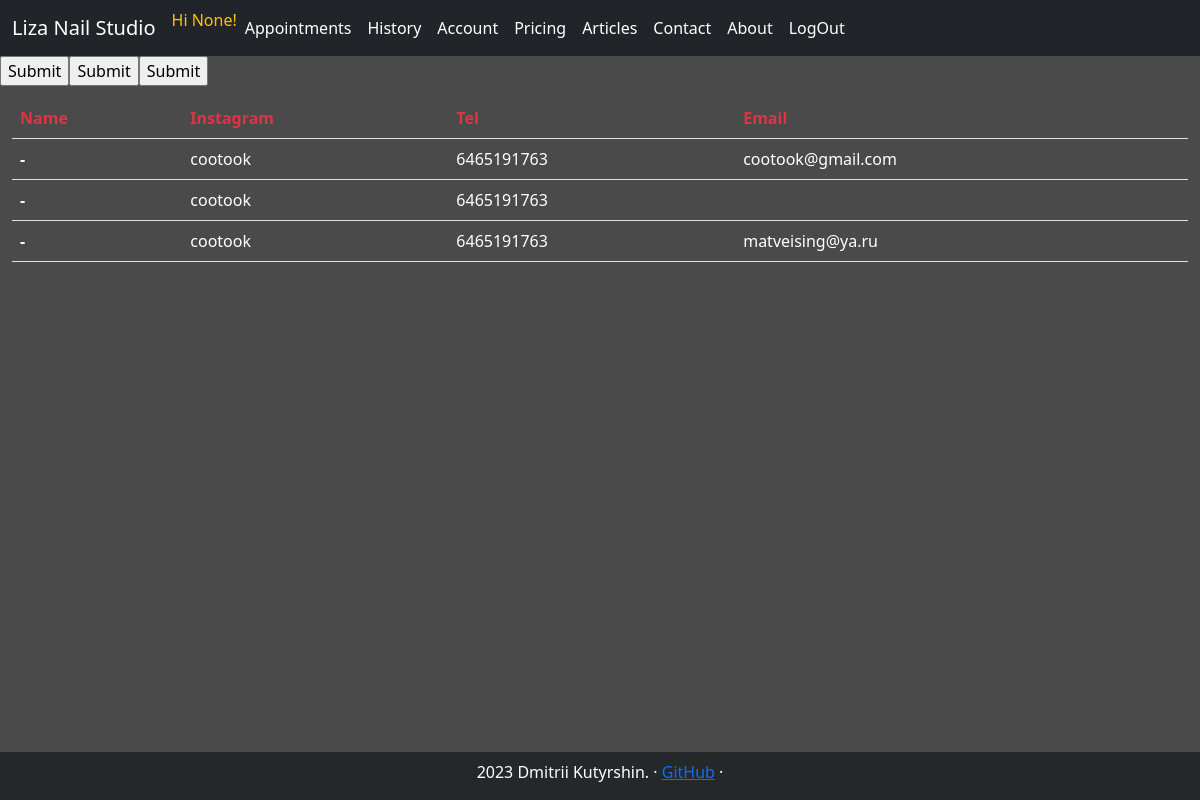
The app's page /clients/ (signed in), older data.
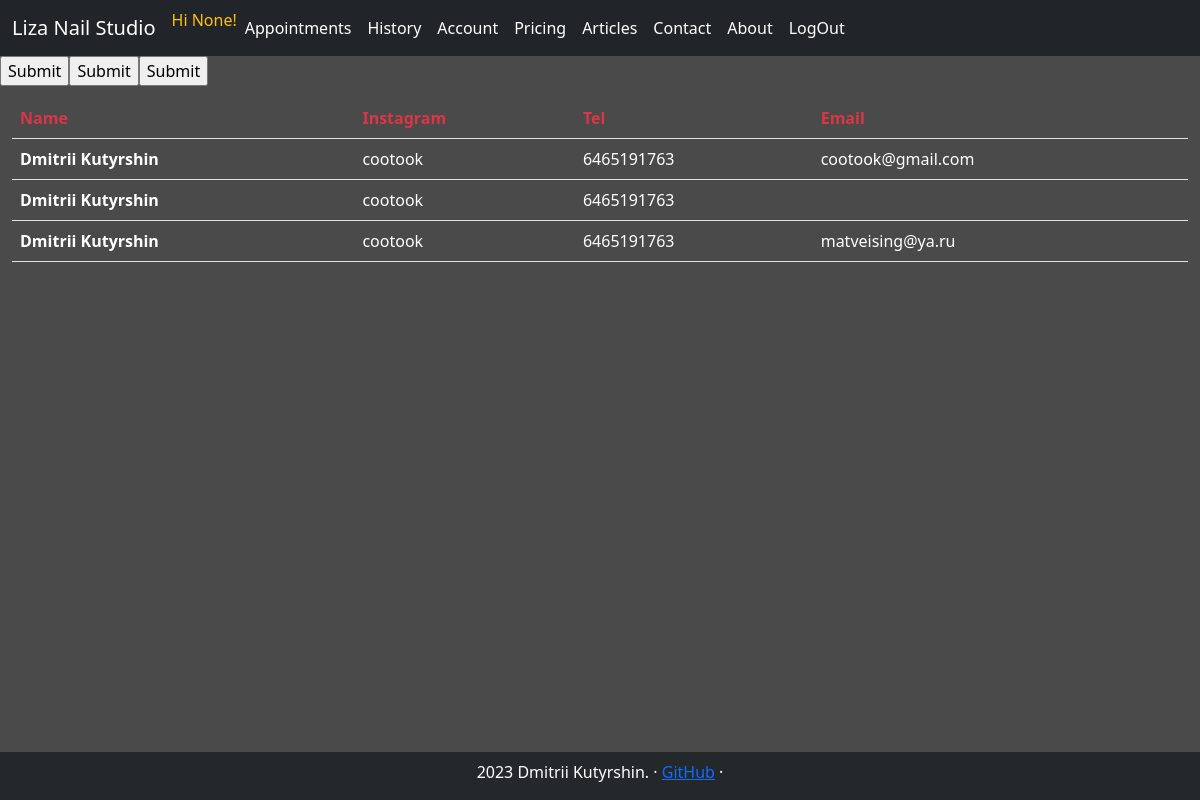
The same page, newer data.
### tables this page shows
CREATE TABLE users (id INTEGER PRIMARY KEY, is_admin INT, is_clerck INT ,  name TEXT, email TEXT, lang TEXT, instagram TEXT, tel TEXT, is_subscribed_promo INT, avatar TEXT);

### studio_app/webapp.py (the view, shortened to what this page needs)
@app.route("/clients/", methods=["GET", "POST"])
@login_required
@admin_only
def clients():
    try:
        con = sqlite3.connect("./db.db")
        cur = con.cursor()
        clients_db = cur.execute("SELECT name, instagram, tel, email FROM users").fetchall()
        clients = list()
        for client in clients_db:
            client_new = list()
            for el in client:
                el = "-" if el == None else el
                client_new.append(el)
            clients.append(client_new)
        print(clients)
    except Exception as er:
        con.close()
        print("##/clients/ --db connection")
        print(er)
        return  render_template("apology.html", error_message="Something went wrong")
    return render_template("clients.html", clients=clients)

### studio_app/helpers.py (called while the page is built)
def admin_only(f):
    @wraps(f)
    def decorated_function(*args, **kwargs):
        if session.get("is_admin")==0:
            return redirect("/")
        return f(*args, **kwargs)
    return decorated_function

def login_required(f):
    @wraps(f)
    def decorated_function(*args, **kwargs):
        if session.get("user_id") is None:
            return redirect("/signin")
        return f(*args, **kwargs)
    return decorated_function

### studio_app/webapp.py (called while the page is built)
@app.context_processor
def inject_navbar_items():
    return dict(navbar_menu=navbar_items)

@app.context_processor
def inject_navbar_items_not_loged_in():
    return dict(navbar_menu_not_loged_in=navbar_items_not_loged_in)

@app.context_processor
def inject_navbar_items_admin():
    return dict(navbar_items_admin=navbar_items_admin)

### studio_app/templates/clients.html (shortened to what this page needs)
{% extends "layout.html" %}
{% block content %}
<table class="table">
    <thead>
      <tr class="text-danger">
        <th scope="col">Name</th>
        <th scope="col">Instagram</th>
        <th scope="col">Tel</th>
        <th scope="col">Email</th>
      </tr>
    </thead>
    <tbody class="text-white">
        {% for client in clients %}
        <form>
            <input type="submit">
            <tr class="my-table-hover">
                <th scope="row">{{client[0]}}</th>
                <td>{{client[1]}}</td>
                <td>{{client[2]}}</td>
                <td>{{client[3]}}</td>
            </tr>
        </form>
        {% endfor %}
    </tbody>
  </table>
{% endblock %}

### studio_app/templates/layout.html (shortened to what this page needs)
<!doctype html>
<html lang="en">
  <head>
<link href="{{ url_for('static', filename='/css/bootstrap.min.css') }}" rel="stylesheet">
<link href="{{ url_for('static', filename='/css/style.css') }}" rel="stylesheet">
  </head>
  <body>
        <header>
          <nav class="navbar navbar-expand-md navbar-dark fixed--top bg-dark">
            <div class="container-fluid">
            <a class="navbar-brand" href="/">Liza Nail Studio</a>
            <div class="collapse navbar-collapse" id="navbarCollapse">
                <ul class="navbar-nav me-auto mb-2 mb-md-0">
                  {% include 'header_navbar.html' %}
                </ul>
            </div>
            </div>
        </nav>
        </header>
        <main>
            {% block content %}
            {% endblock %}
        </main>
        <footer class="footer">
          <p> 2023 Dmitrii Kutyrshin. &middot; <a href="https://github.com/cootook">GitHub</a> &middot; </p>
        </footer>
  </body>
</html>

### studio_app/templates/header_navbar.html (shortened to what this page needs)
{% if session.get("user_id") %}
    {% if session.get("name") %}
        <span class="font-weight-light text-warning">Hi {{session.get("name")}}!</span>
    {% else %}
        <span class="font-weight-light text-warning">Hi {{session.get("instagram")}}!</span>
    {% endif %}
        {% if session.get("is_admin")==1 %}
            {% for navbar_item in navbar_items_admin %}
            <li class="nav-item">
                <a class="nav-link active" aria-current="page" href="/{{ navbar_item.lower() }}/">{{ navbar_item }}</a>
            </li>
            {% endfor %}
        {% else %}
            {% for navbar_item in navbar_menu %}
            <li class="nav-item">
                <a class="nav-link active" aria-current="page" href="/{{ navbar_item.lower() }}/">{{ navbar_item }}</a>
            </li>
            {% endfor %}
        {% endif %}
{% else %}
    {% for navbar_item in navbar_menu_not_loged_in %}
        <li class="nav-item">
            <a class="nav-link active" aria-current="page" href="/{{ navbar_item.lower() }}/">{{ navbar_item }}</a>
        </li>
    {% endfor %}
{% endif %}

### studio_app/static/css/style.css (style rules this page uses)
body { font-weight: 100; color: rgba(255, 255, 255, 1); background: #4A4A4A; }
.table { width: 98%; margin: 1%; }
.footer { position: fixed; background-color: rgba(33,37,41, 0.9); bottom: 0; width: 100%; text-align: center; padding-top: .5em; }

### studio_app/templates/header_navbar.html (style rules this page uses)
.nav-link { transition: font-weight .3s; }

Row changes from the older to the newer data that the page shows:
changed users "cootook@gmail.com": name "-" → "Dmitrii Kutyrshin"
changed users (number 2 of 3 on the later page): name "-" → "Dmitrii Kutyrshin"
changed users "matveising@ya.ru": name "-" → "Dmitrii Kutyrshin"
